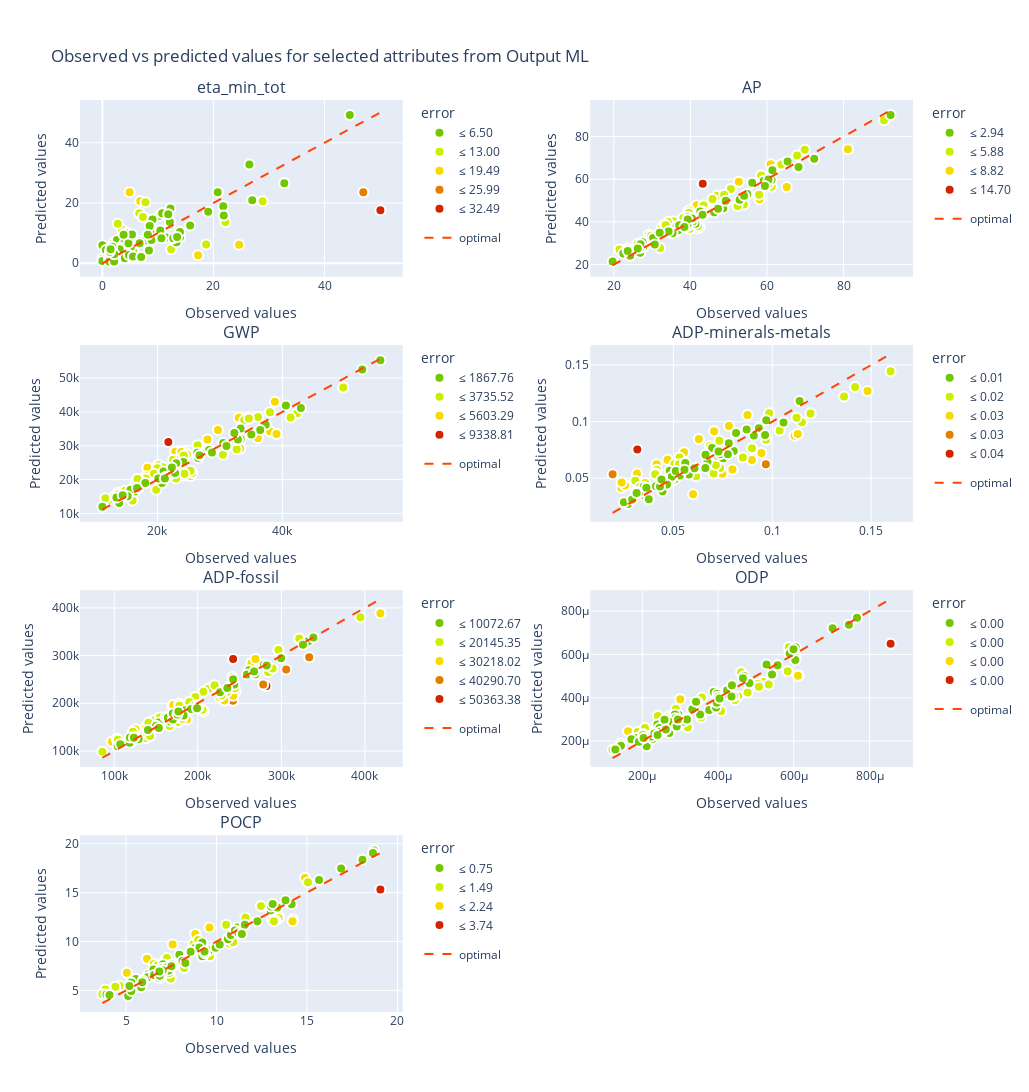

This figure's notebook cell:
### Markdown cell above
The below figure shows the predicted values plotter against the true values from the validation dataset. A perfect fit would mean that all scatter points lie on the 45° line. By normalizing the data we archive the error in the original units.

TODO: Image below, find out how to seperate the legend in the image. Alternative: Only show individual plots.

### Code cell
plotter.attributes_obs_vs_pred(block="outputML", datamodule=datamodule,flag_unnorm=True, n_cols=2)
